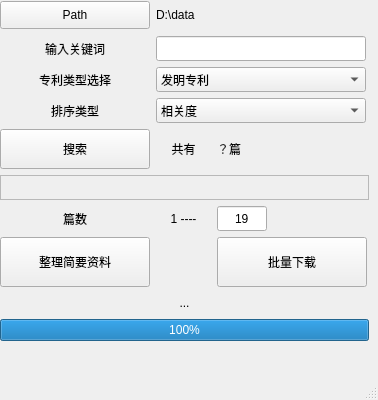
<?xml version="1.0" encoding="UTF-8"?>
<ui version="4.0">
 <class>patent_spider</class>
 <widget class="QMainWindow" name="patent_spider">
  <property name="geometry">
   <rect>
    <x>0</x>
    <y>0</y>
    <width>378</width>
    <height>400</height>
   </rect>
  </property>
  <property name="windowTitle">
   <string>专利爬取</string>
  </property>
  <widget class="QWidget" name="centralwidget">
   <widget class="QWidget" name="gridLayoutWidget">
    <property name="geometry">
     <rect>
      <x>0</x>
      <y>0</y>
      <width>371</width>
      <height>341</height>
     </rect>
    </property>
    <layout class="QGridLayout" name="gridLayout">
     <item row="2" column="1" colspan="2">
      <widget class="QComboBox" name="type_choose">
       <property name="minimumSize">
        <size>
         <width>210</width>
         <height>25</height>
        </size>
       </property>
       <property name="maximumSize">
        <size>
         <width>210</width>
         <height>25</height>
        </size>
       </property>
       <item>
        <property name="text">
         <string>发明专利</string>
        </property>
       </item>
       <item>
        <property name="text">
         <string>实用新型专利</string>
        </property>
       </item>
       <item>
        <property name="text">
         <string>外观设计专利</string>
        </property>
       </item>
      </widget>
     </item>
     <item row="7" column="2">
      <widget class="QPushButton" name="download">
       <property name="minimumSize">
        <size>
         <width>150</width>
         <height>50</height>
        </size>
       </property>
       <property name="maximumSize">
        <size>
         <width>150</width>
         <height>50</height>
        </size>
       </property>
       <property name="text">
        <string>批量下载</string>
       </property>
      </widget>
     </item>
     <item row="7" column="0">
      <widget class="QPushButton" name="basicdata_save">
       <property name="minimumSize">
        <size>
         <width>150</width>
         <height>50</height>
        </size>
       </property>
       <property name="text">
        <string>整理简要资料</string>
       </property>
      </widget>
     </item>
     <item row="6" column="0">
      <widget class="QLabel" name="label_5">
       <property name="minimumSize">
        <size>
         <width>30</width>
         <height>15</height>
        </size>
       </property>
       <property name="maximumSize">
        <size>
         <width>150</width>
         <height>25</height>
        </size>
       </property>
       <property name="layoutDirection">
        <enum>Qt::LeftToRight</enum>
       </property>
       <property name="text">
        <string>篇数</string>
       </property>
       <property name="alignment">
        <set>Qt::AlignCenter</set>
       </property>
      </widget>
     </item>
     <item row="0" column="0">
      <widget class="QPushButton" name="path_road">
       <property name="maximumSize">
        <size>
         <width>150</width>
         <height>28</height>
        </size>
       </property>
       <property name="text">
        <string>Path</string>
       </property>
      </widget>
     </item>
     <item row="1" column="1" colspan="2">
      <widget class="QLineEdit" name="keyword">
       <property name="minimumSize">
        <size>
         <width>210</width>
         <height>25</height>
        </size>
       </property>
       <property name="maximumSize">
        <size>
         <width>210</width>
         <height>25</height>
        </size>
       </property>
      </widget>
     </item>
     <item row="6" column="2">
      <widget class="QLineEdit" name="num_decide">
       <property name="minimumSize">
        <size>
         <width>30</width>
         <height>25</height>
        </size>
       </property>
       <property name="maximumSize">
        <size>
         <width>50</width>
         <height>25</height>
        </size>
       </property>
       <property name="text">
        <string>19</string>
       </property>
       <property name="alignment">
        <set>Qt::AlignCenter</set>
       </property>
      </widget>
     </item>
     <item row="2" column="0">
      <widget class="QLabel" name="label_3">
       <property name="maximumSize">
        <size>
         <width>150</width>
         <height>25</height>
        </size>
       </property>
       <property name="layoutDirection">
        <enum>Qt::LeftToRight</enum>
       </property>
       <property name="text">
        <string>专利类型选择</string>
       </property>
       <property name="alignment">
        <set>Qt::AlignCenter</set>
       </property>
      </widget>
     </item>
     <item row="3" column="0">
      <widget class="QLabel" name="label_4">
       <property name="maximumSize">
        <size>
         <width>150</width>
         <height>25</height>
        </size>
       </property>
       <property name="layoutDirection">
        <enum>Qt::LeftToRight</enum>
       </property>
       <property name="text">
        <string>排序类型</string>
       </property>
       <property name="alignment">
        <set>Qt::AlignCenter</set>
       </property>
      </widget>
     </item>
     <item row="1" column="0">
      <widget class="QLabel" name="label_2">
       <property name="maximumSize">
        <size>
         <width>150</width>
         <height>25</height>
        </size>
       </property>
       <property name="layoutDirection">
        <enum>Qt::LeftToRight</enum>
       </property>
       <property name="text">
        <string>输入关键词</string>
       </property>
       <property name="alignment">
        <set>Qt::AlignCenter</set>
       </property>
      </widget>
     </item>
     <item row="0" column="1" colspan="2">
      <widget class="QLabel" name="route_show">
       <property name="minimumSize">
        <size>
         <width>212</width>
         <height>30</height>
        </size>
       </property>
       <property name="maximumSize">
        <size>
         <width>212</width>
         <height>30</height>
        </size>
       </property>
       <property name="text">
        <string>D:\data</string>
       </property>
      </widget>
     </item>
     <item row="8" column="0" colspan="3">
      <widget class="QLabel" name="state">
       <property name="minimumSize">
        <size>
         <width>369</width>
         <height>20</height>
        </size>
       </property>
       <property name="maximumSize">
        <size>
         <width>369</width>
         <height>20</height>
        </size>
       </property>
       <property name="text">
        <string>...</string>
       </property>
       <property name="alignment">
        <set>Qt::AlignCenter</set>
       </property>
      </widget>
     </item>
     <item row="6" column="1">
      <widget class="QLabel" name="label_6">
       <property name="minimumSize">
        <size>
         <width>15</width>
         <height>0</height>
        </size>
       </property>
       <property name="text">
        <string>1 ----</string>
       </property>
       <property name="alignment">
        <set>Qt::AlignCenter</set>
       </property>
      </widget>
     </item>
     <item row="9" column="0" colspan="3">
      <widget class="QProgressBar" name="progressBar">
       <property name="value">
        <number>100</number>
       </property>
       <property name="alignment">
        <set>Qt::AlignCenter</set>
       </property>
      </widget>
     </item>
     <item row="3" column="1" colspan="2">
      <widget class="QComboBox" name="order_choose">
       <property name="minimumSize">
        <size>
         <width>210</width>
         <height>25</height>
        </size>
       </property>
       <property name="maximumSize">
        <size>
         <width>210</width>
         <height>25</height>
        </size>
       </property>
       <item>
        <property name="text">
         <string>相关度</string>
        </property>
       </item>
       <item>
        <property name="text">
         <string>下载量</string>
        </property>
       </item>
       <item>
        <property name="text">
         <string>申请时间</string>
        </property>
       </item>
       <item>
        <property name="text">
         <string>公开时间</string>
        </property>
       </item>
      </widget>
     </item>
     <item row="4" column="0">
      <widget class="QPushButton" name="research">
       <property name="minimumSize">
        <size>
         <width>150</width>
         <height>40</height>
        </size>
       </property>
       <property name="maximumSize">
        <size>
         <width>300</width>
         <height>40</height>
        </size>
       </property>
       <property name="text">
        <string>搜索</string>
       </property>
      </widget>
     </item>
     <item row="5" column="0" colspan="3">
      <widget class="QFrame" name="frame">
       <property name="frameShape">
        <enum>QFrame::StyledPanel</enum>
       </property>
       <property name="frameShadow">
        <enum>QFrame::Raised</enum>
       </property>
      </widget>
     </item>
     <item row="4" column="2">
      <widget class="QLabel" name="label">
       <property name="text">
        <string>？篇</string>
       </property>
      </widget>
     </item>
     <item row="4" column="1">
      <widget class="QLabel" name="label_7">
       <property name="minimumSize">
        <size>
         <width>55</width>
         <height>40</height>
        </size>
       </property>
       <property name="maximumSize">
        <size>
         <width>55</width>
         <height>40</height>
        </size>
       </property>
       <property name="text">
        <string>共有</string>
       </property>
       <property name="alignment">
        <set>Qt::AlignCenter</set>
       </property>
      </widget>
     </item>
    </layout>
   </widget>
  </widget>
  <widget class="QMenuBar" name="menubar">
   <property name="geometry">
    <rect>
     <x>0</x>
     <y>0</y>
     <width>378</width>
     <height>26</height>
    </rect>
   </property>
  </widget>
  <widget class="QStatusBar" name="statusbar"/>
 </widget>
 <resources/>
 <connections/>
</ui>
